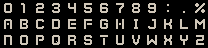

A level layout from a 2D game, rendered from its tile map. Below: a short description, then the map file with its tile-grid data intact:
An orthogonal 13x3 tile map with 16x16 px tiles, 1 tile layer (Tile Layer 1).

<map version="1.2" tiledversion="2019.01.30" orientation="orthogonal" renderorder="right-down" width="13" height="3" tilewidth="16" tileheight="16" infinite="0" nextlayerid="2" nextobjectid="1">
 <tileset firstgid="1" source="colored_transparent.tsx" />
 <layer id="1" name="Tile Layer 1" width="13" height="3">
  <data encoding="csv">
948,949,950,951,952,953,954,955,956,957,958,959,960,
980,981,982,983,984,985,986,987,988,989,990,991,992,
1012,1013,1014,1015,1016,1017,1018,1019,1020,1021,1022,1023,1024
</data>
 </layer>
</map>
